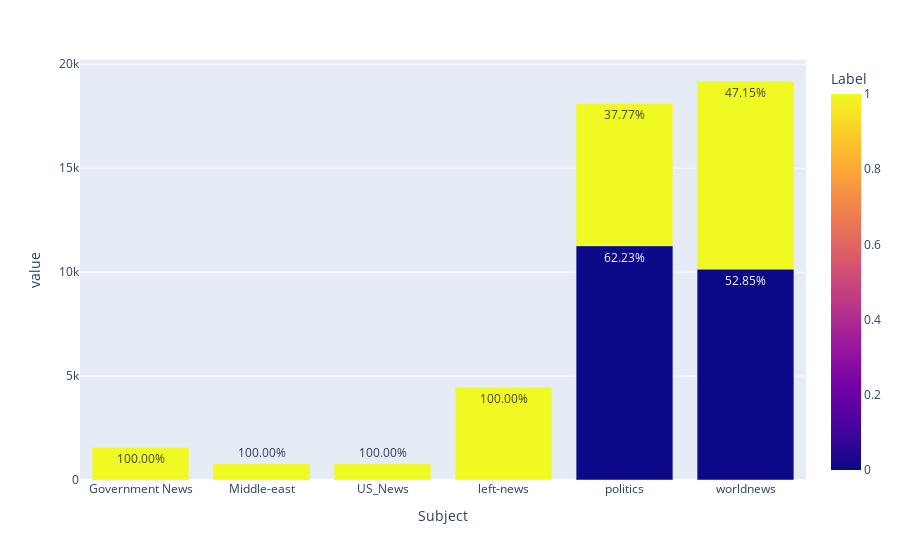

The notebook cell this image was saved under:
### Code cell
# change politicsNews to politics, News to worldnews and plot again
raw_concat_df['subject'].replace({'politicsNews':'politics', 'News':'worldnews'}, inplace=True)

# plot using plotly.express
# fig = px.histogram(raw_concat_df, x='subject', color='label', barmode='group', height=400)
# fig.show()

df_plt = raw_concat_df.groupby(['subject', 'label']).size().reset_index()
df_plt['percentage'] = raw_concat_df.groupby(['subject', 'label']).size().groupby(level=0).apply(lambda x: 100 * x / x.sum()).values
df_plt.columns = ['Subject', 'Label', 'Counts', 'Percentage']

px.bar(df_plt, x='Subject', y=['Counts'], color='Label', text=df_plt['Percentage'].apply(lambda x: '{0:1.2f}%'.format(x)))

### Figure 1 — Plotly figure (JSON) as saved in the notebook; plotly's stock layout.template omitted (floating-point values rounded to 4 significant figures)
{"data": [{"alignmentgroup": "True", "hovertemplate": "Subject=%{x}<br>value=%{y}<br>text=%{text}<br>Label=%{marker.color}<extra></extra>", "legendgroup": "", "marker": {"color": [1, 1, 1, 1, 0, 1, 0, 1], "coloraxis": "coloraxis", "pattern": {"shape": ""}}, "name": "", "offsetgroup": "", "orientation": "v", "showlegend": false, "text": ["100.00%", "100.00%", "100.00%", "100.00%", "62.23%", "37.77%", "52.85%", "47.15%"], "textposition": "auto", "type": "bar", "x": ["Government News", "Middle-east", "US_News", "left-news", "politics", "politics", "worldnews", "worldnews"], "xaxis": "x", "y": [1570, 778, 783, 4459, 11272, 6841, 10145, 9050], "yaxis": "y"}], "layout": {"barmode": "relative", "coloraxis": {"colorbar": {"title": {"text": "Label"}}, "colorscale": [[0, "#0d0887"], [0.1111, "#46039f"], [0.2222, "#7201a8"], [0.3333, "#9c179e"], [0.4444, "#bd3786"], [0.5556, "#d8576b"], [0.6667, "#ed7953"], [0.7778, "#fb9f3a"], [0.8889, "#fdca26"], [1, "#f0f921"]]}, "legend": {"tracegroupgap": 0}, "margin": {"t": 60}, "xaxis": {"anchor": "y", "domain": [0, 1], "title": {"text": "Subject"}}, "yaxis": {"anchor": "x", "domain": [0, 1], "title": {"text": "value"}}}}
